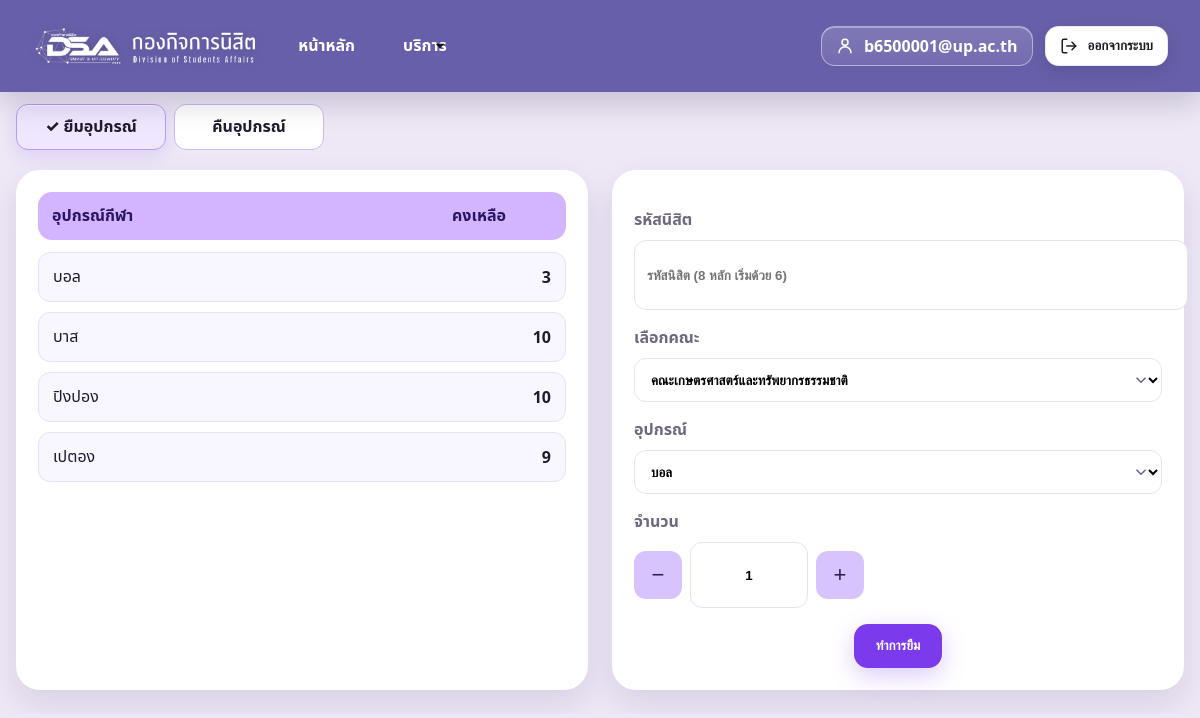
Page /user/equipment/ (signed in) on the earlier database version.
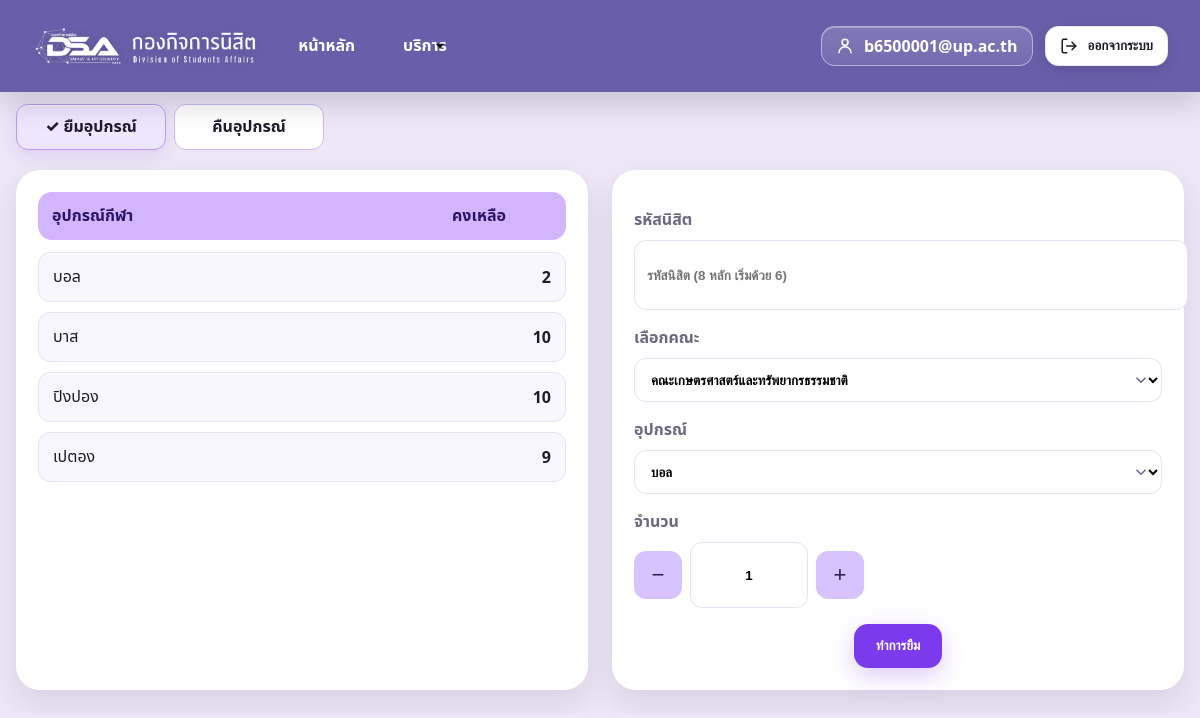
Same page on the later database version.
### core/models.py (models this page shows, shortened)
class Equipment(models.Model):
    name = models.CharField(max_length=255, unique=True)
    total = models.PositiveIntegerField(default=0)
    stock = models.PositiveIntegerField(default=0)

### core/views.py (the view)
# urls.py: path("user/equipment/", views.user_equipment, name="user_equipment"),
@login_required
def user_equipment(request: HttpRequest) -> HttpResponse:
    items = Equipment.objects.order_by("name")
    return render(
        request,
        "user_equipment.html",
        {"equipments": items, "display_name": request.user.get_username(), "faculties": FACULTIES},
    )

### templates/user_equipment.html (shortened to what the changed rows need)
{% load static %}
<!doctype html>
<html lang="th">
<head>
  <link rel="stylesheet" href="{% static 'assets/css/global.css' %}" />
  <link rel="stylesheet" href="{% static 'assets/css/user_header.css' %}" />
  <link rel="stylesheet" href="{% static 'assets/css/user_equipment.css' %}" />
</head>
<body data-page="equipment">
  <main class="wrap">
    <section class="grid">
      <div class="panel stock-card">
        <ul class="stock-list" id="stockList" aria-live="polite">
          {% for e in equipments %}
          <li><span>{{ e.name }}</span><b>{{ e.stock }}</b></li>
          {% empty %}
          <li><span>—</span><b>0</b></li>
          {% endfor %}
        </ul>
      </div>
    </section>
  </main>
</body>
</html>

Differences in the rows shown:
changed Equipment "บอล": stock "3" → "2"
